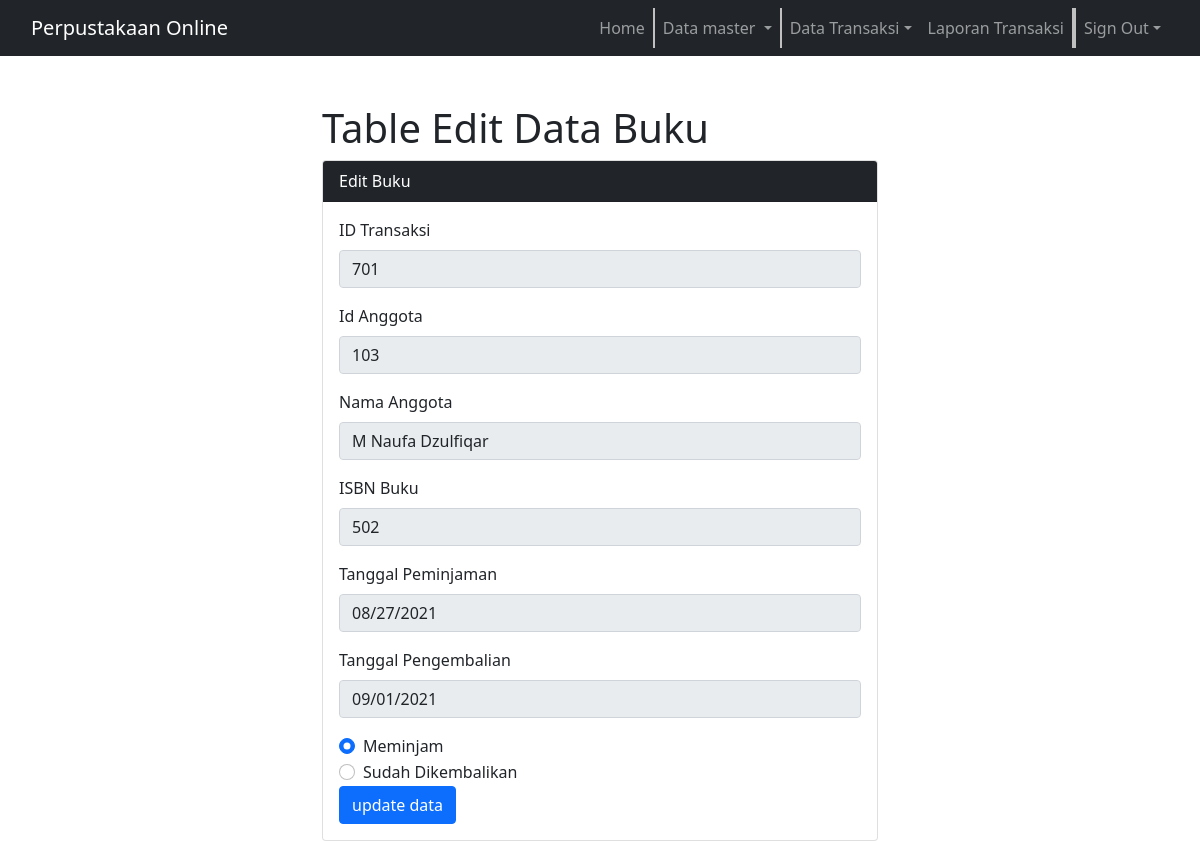
The page /transaksi_edit.php?id=701 on the database its author committed.
### tables this page shows
CREATE TABLE `transaksi` (
  `id_transaksi` int(10) NOT NULL,
  `id_anggota` int(10) NOT NULL,
  `isbn` int(10) NOT NULL,
  `pinjam` date NOT NULL,
  `kembali` date NOT NULL,
  `status` text NOT NULL,
  `name` text NOT NULL
);

### transaksi_edit.php (the view, shortened to what this page needs)
<!DOCTYPE html>
<html>
<?php include('header.php'); ?>
<link href="css/bootstrap.min.css" rel="stylesheet">
<body>
	<div class="container col-md-6 mt-4">
		<h1>Table Edit Data Buku</h1>
		<div class="card">
			<div class="card-header bg-dark text-white ">
				Edit Buku
			</div>
			<div class="card-body">
				<?php
				include('koneksi.php');
				$id_transaksi = $_GET['id'];
				$data = mysqli_query($db, "select * from transaksi where id_transaksi = '$id_transaksi'");
				$row = mysqli_fetch_assoc($data);
				?>
				<form action="" method="post" role="form"  enctype="multipart/form-data">
				<div class="form-group">
						<label>ID Transaksi</label>
						<input type="text" name="id" disabled required="" class="form-control" value="<?= $row['id_transaksi']; ?> ">
					</div>
				<div class="form-group">
						<label>Id Anggota</label>
						<input type="text" name="id_anggota" disabled required="" class="form-control" value="<?= $row['id_anggota']; ?>">
					</div>
					<div class="form-group">
						<label>Nama Anggota</label>
						<input type="text" name="name" disabled class="form-control" value="<?= $row['name']; ?>">
					</div>
                    <div class="form-group">
						<label>ISBN Buku</label>
						<input type="text" name="isbn" disabled class="form-control" value="<?= $row['isbn']; ?>">
					</div>
                    <div class="form-group">
						<label>Tanggal Peminjaman</label>
						<input type="date" name="pinjam" disabled class="form-control" value="<?= $row['pinjam']; ?>">
					</div>
                    <div class="form-group">
						<label>Tanggal Pengembalian</label>
						<input type="date" name="kembali" disabled class="form-control" value="<?= $row['kembali']; ?>">
					</div>
					<div class="form-check">
  <input class="form-check-input" type="radio" name="status" value="Meminjam" checked>
  <label class="form-check-label" for="flexRadioDefault2">
  Meminjam
  </label>
</div>
<div class="form-check">
  <input class="form-check-input" type="radio" name="status"  value="Sudah Dikembalikan">
  <label class="form-check-label" for="flexRadioDefault1">
    Sudah Dikembalikan
  </label>
</div>
					<button type="submit" class="btn btn-primary" name="submit" value="simpan">update data</button>
				</form>
			</div>
		</div>
	</div>
</body>
</html>

### header.php (style rules this page uses)
html, body { font-family: 'Roboto', sans-serif; margin-left: 20px; margin-right: 20px; margin-top: 80px; }

### rows shown on the page
transaksi: id "701", id_anggota "103", name "M Naufa Dzulfiqar", isbn "502", pinjam "08/27/2021", kembali "09/01/2021"
